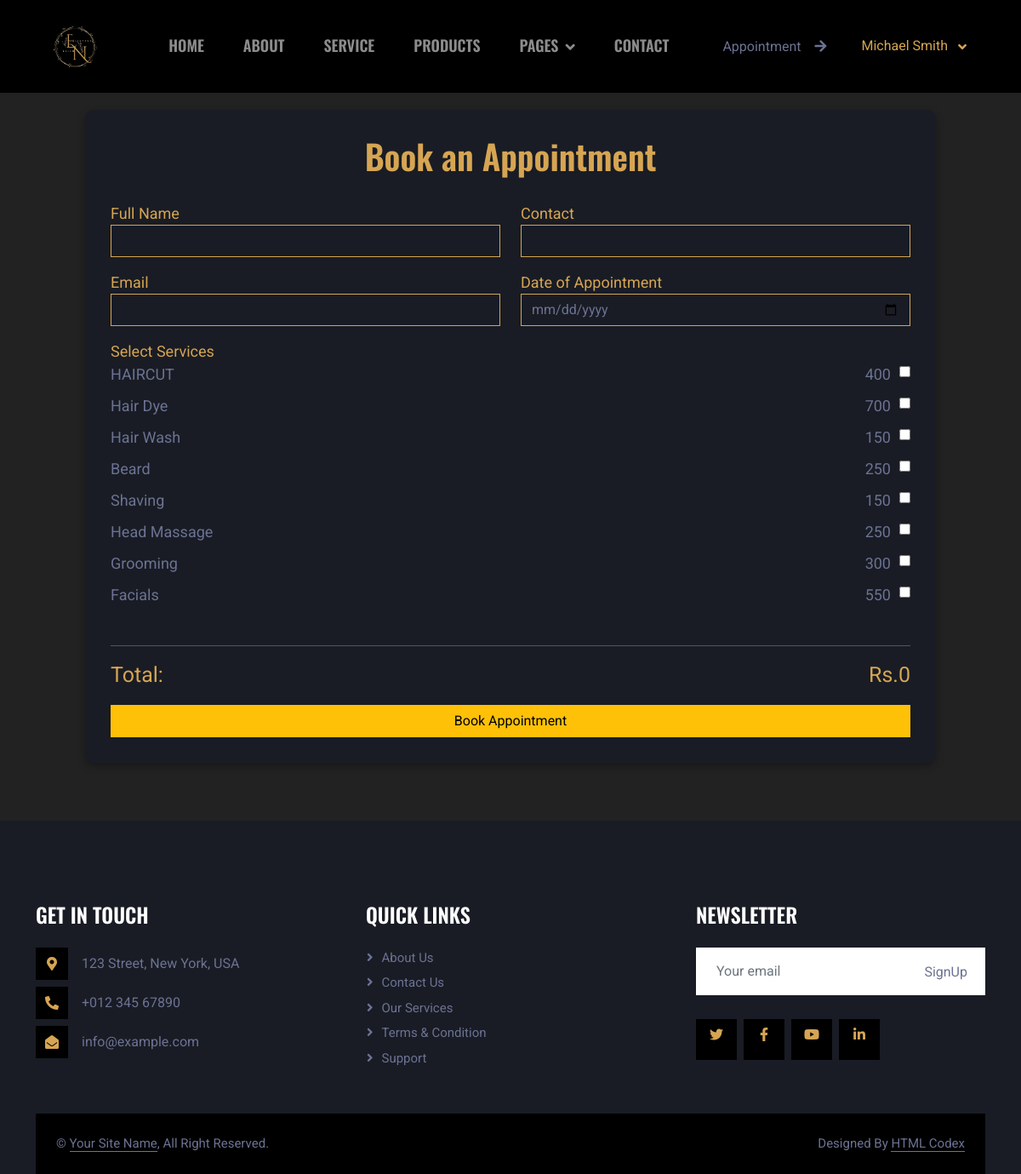
/appointment/appointment.php (signed in), run on the app's committed database.
### tables this page shows
CREATE TABLE `service` (
  `id` int(11) NOT NULL,
  `Image` varchar(255) DEFAULT NULL,
  `Title` varchar(255) DEFAULT NULL,
  `Description` varchar(255) DEFAULT NULL,
  `Price` varchar(255) DEFAULT NULL
);

### appointment/appointment.php (the view, shortened to what this page needs)
<?php
include '../config.php';
$servicesList = $conn->query("SELECT * FROM service");
?>
<!DOCTYPE html>
<html lang="en">
<head>
    <link href="../css/bootstrap.min.css" rel="stylesheet" />
    <link href="../css/style.css" rel="stylesheet" />
    <link href="https://cdnjs.cloudflare.com/ajax/libs/font-awesome/5.10.0/css/all.min.css" rel="stylesheet" />
    <link href="https://cdn.jsdelivr.net/npm/bootstrap-icons@1.4.1/font/bootstrap-icons.css" rel="stylesheet" />
    <link href="lib/animate/animate.min.css" rel="stylesheet" />
    <link href="lib/owlcarousel/assets/owl.carousel.min.css" rel="stylesheet" />
    <link href="css/bootstrap.min.css" rel="stylesheet" />
    <link href="appointment.css" rel="stylesheet" />
</head>
<body>
  <nav
    class="navbar navbar-expand-lg navbar-dark sticky-top py-lg-0 px-lg-5 wow fadeIn"
    data-wow-delay="0.1s">
    <a href="index.php" class="navbar-brand ms-4 ms-lg-0">
      <h1 class="mb-0 text-uppercase">
        <img
          src="../img/bgremove.png"
          style="width: 80px; background-color: black"
          alt="Logo" />
      </h1>
    </a>
    <div class="collapse navbar-collapse" id="navbarCollapse">
      <div class="navbar-nav ms-auto p-4 p-lg-0">
        <a href="../index.php" class="nav-item nav-link ">Home</a>
        <a href="../about.php" class="nav-item nav-link">About</a>
        <a href="../service.php" class="nav-item nav-link">Service</a>
        <a href="../products.php" class="nav-item nav-link ">Products</a>
        <div class="nav-item dropdown">
          <a href="#" class="nav-link dropdown-toggle " data-bs-toggle="dropdown">Pages</a>
        </div>
        <a href="../contact.php" class="nav-item nav-link">Contact</a>
      </div>
      <a href="appointment/appointment.php" class="btn rounded-0 py-2 px-lg-4 d-none d-lg-block mr-2">Appointment<i class="fa fa-arrow-right ms-3"></i></a>
    </div>
    <?php if (isset($_SESSION['username'])): ?>
      <div class="nav-item dropdown">
        <a
          href="#"
          class="nav-link dropdown-toggle"
          data-bs-toggle="dropdown">
          <?php echo htmlspecialchars($_SESSION['username']); ?>
        </a>
      </div>
    <?php else: ?>
      <a href="../registration/signup.php" class="btn rounded-0 py-2 px-lg-4 d-none d-lg-block">Registration<i class="fa fa-arrow-right ms-3"></i></a>
    <?php endif; ?>
  </nav>
<div class="content-wrapper">
    <div class="appointment-container">
        <h1>Book an Appointment</h1>
        <form id="appointmentForm" action="" method="POST">
            <div class="row">
                <div class="col-md-6 mb-3">
                    <label for="fullname">Full Name</label>
                    <input type="text" id="fullname" name="fullname" class="form-control " required>
                </div>
                <div class="col-md-6 mb-3">
                    <label for="contact">Contact</label>
                    <input type="text" id="contact" name="contact" class="form-control " required>
                </div>
                <div class="col-md-6 mb-3">
                    <label for="email">Email</label>
                    <input type="email" id="email" name="email" class="form-control " required>
                </div>
                <div class="col-md-6 mb-3">
                    <label for="date">Date of Appointment</label>
                    <input type="date" id="date" name="date" class="form-control " required>
                </div>
                <div class="col-12 mb-3">
                    <label>Select Services</label>
                    <div id="service-list">
                        <?php while ($row = $servicesList->fetch_assoc()): ?>
                            <div class="service-name"><?php echo htmlspecialchars($row['Title']); ?></div>
                            <div class="service-price"><?php echo htmlspecialchars($row['Price']); ?></div>
                            <div class="service-checkbox">
                                <input type="checkbox" name="services[]"
                                       value="<?php echo $row['id']; ?>"
                                       data-price="<?php echo $row['Price']; ?>">
                            </div>
                        <?php endwhile; ?>
                    </div>
                </div>
            </div>
            <div class="total-price">
                <span>Total:</span>
                <span id="total-price">Rs.0</span>
            </div>
            <input type="submit" class="btn btn-warning w-100 mt-3" value="Book Appointment"></input>
        </form>
    </div>
</div>
<div
    class="container-fluid bg-secondary text-light footer mt-5 pt-5 wow fadeIn"
    data-wow-delay="0.1s">
    <div class="container py-5">
      <div class="row g-5">
        <div class="col-lg-4 col-md-6">
          <h4 class="text-uppercase mb-4">Get In Touch</h4>
          <div class="d-flex align-items-center mb-2">
            <div id="icon" class="btn-square  flex-shrink-0 me-3">
              <span class="fa fa-map-marker-alt"></span>
            </div>
            <span id="con">123 Street, New York, USA</span>
          </div>
          <div class="d-flex align-items-center mb-2">
            <div id="icon" class="btn-square  flex-shrink-0 me-3">
              <span class="fa fa-phone-alt"></span>
            </div>
            <span id="con">+012 345 67890</span>
          </div>
          <div class="d-flex align-items-center">
            <div id="icon" class="btn-square  flex-shrink-0 me-3">
              <span class="fa fa-envelope-open"></span>
            </div>
            <span id="con">info@example.com</span>
          </div>
        </div>
        <div class="col-lg-4 col-md-6">
          <h4 class="text-uppercase mb-4">Quick Links</h4>
          <a class="btn btn-link" href="">About Us</a>
          <a class="btn btn-link" href="">Contact Us</a>
          <a class="btn btn-link" href="">Our Services</a>
          <a class="btn btn-link" href="">Terms & Condition</a>
          <a class="btn btn-link" href="">Support</a>
        </div>
        <div class="col-lg-4 col-md-6">
          <h4 class="text-uppercase mb-4">Newsletter</h4>
          <div class="position-relative mb-4">
            <input
              class="form-control border-0 w-100 py-3 ps-4 pe-5"
              type="text"
              placeholder="Your email" />
            <button
              type="button"
              class="btn py-2 position-absolute top-0 end-0 mt-2 me-2">
              SignUp
            </button>
          </div>
          <div class="d-flex pt-1 m-n1">
            <a id="icon" class="btn btn-lg-square btn-dark m-1" href=""><i class="fab fa-twitter"></i></a>
            <a id="icon" class="btn btn-lg-square btn-dark m-1" href=""><i class="fab fa-facebook-f"></i></a>
            <a id="icon" class="btn btn-lg-square btn-dark m-1" href=""><i class="fab fa-youtube"></i></a>
            <a id="icon" class="btn btn-lg-square btn-dark m-1" href=""><i class="fab fa-linkedin-in"></i></a>
          </div>
        </div>
      </div>
    </div>
    <div class="container">
      <div class="copyright">
        <div class="row">
          <div class="col-md-6 text-center text-md-start mb-3 mb-md-0">
            &copy; <a class="border-bottom" href="#">Your Site Name</a>, All
            Right Reserved.
          </div>
          <div class="col-md-6 text-center text-md-end">
            Designed By
            <a class="border-bottom" href="https://htmlcodex.com">HTML Codex</a>
          </div>
        </div>
      </div>
    </div>
  </div>
</body>
</html>

### css/style.css (style rules this page uses)
body { background-color: black; color: #d6a553; }
.navbar { background-color: black; }
.navbar .nav-link { color: #d6a553; }
.footer a { color: #d6a553; text-decoration: none; background-color: transparent; transition: color 0.3s; }
.footer .btn-square { transition: color 0.3s; }
.navbar-brand img { max-width: 100%; height: auto; }
.btn { background-color: #d6a553; color: black; }
.btn-square { background-color: transparent; color: #d6a553; }
#icon { background-color: black; }
:root { --primary:#d6a553 ; --secondary: #191C24; --light: #6C7293; --dark: #000000; }
.btn { font-weight: 500; transition: .5s; }
.btn-square { width: 38px; height: 38px; }
.btn-lg-square { width: 48px; height: 48px; }
.btn-square, .btn-sm-square, .btn-lg-square { padding: 0; display: flex; align-items: center; justify-content: center; font-weight: normal; }
.navbar .dropdown-toggle::after { border: none; content: "\f107"; font-family: "Font Awesome 5 Free"; font-weight: 900; vertical-align: middle; margin-left: 8px; }
.navbar .navbar-nav .nav-link { margin-right: 30px; padding: 40px 0; color: var(--light); font-family: 'Oswald', sans-serif; font-size: 18px; font-weight: 600; text-transform: uppercase; outline: none; }
h3,h4,h5,h6 { color:#d6a553; }
h1 { color: #d6a553; }
.navbar.sticky-top { top: -100px; transition: .5s; }
.footer .btn.btn-link { display: block; margin-bottom: 5px; padding: 0; text-align: left; color: var(--light); font-size: 15px; font-weight: normal; text-transform: capitalize; transition: .3s; }
.footer .btn.btn-link::before { position: relative; content: "\f105"; font-family: "Font Awesome 5 Free"; font-weight: 900; margin-right: 10px; }
.footer .copyright { padding: 1.5rem; font-size: 15px; background: var(--dark); }
.footer .copyright a { color: var(--light); }

### appointment/appointment.css (style rules this page uses)
body { font-family: 'Roboto', sans-serif; background-color: #222; color: #f5c71a; }
#fullname,#contact,#email,#date, select { background: transparent; border: 1px solid #d6a553; border-color: #d6a553; }
.content-wrapper { display: flex; align-items: center; justify-content: center; min-height: calc(100vh - 120px); padding: 20px; }
.appointment-container { background-color: #191C24; padding: 30px; border-radius: 10px; width: 100%; max-width: 1000px; box-shadow: 0 4px 10px rgba(0, 0, 0, 0.3); }
.appointment-container h1 { text-align: center; color: #d6a553; margin-bottom: 30px; }
input { background: transparent; border: 1px solid #d6a553; }
label { font-size: 18px; color: #d6a553; }
#service-list { display: grid; grid-template-columns: 1fr auto auto; gap: 10px; margin-bottom: 20px; }
.service-name { font-size: 18px; color: #6C7293; }
.service-price { color: #6C7293; font-size: 18px; }
.service-checkbox { text-align: right; }
.total-price { font-size: 25px; color: #d6a553; display: flex; justify-content: space-between; padding-top: 15px; border-top: 1px solid #555; margin-top: 10px; }

### data on the page
service: Title "HAIRCUT", Price "400"
service: Title "Hair Dye", Price "700"
service: Title "Hair Wash", Price "150"
service: Title "Beard", Price "250"
service: Title "Shaving", Price "150"
service: Title "Head Massage", Price "250"
service: Title "Grooming", Price "300"
service: Title "Facials", Price "550"

### other printed values
$_SESSION['username'] "Michael Smith"
